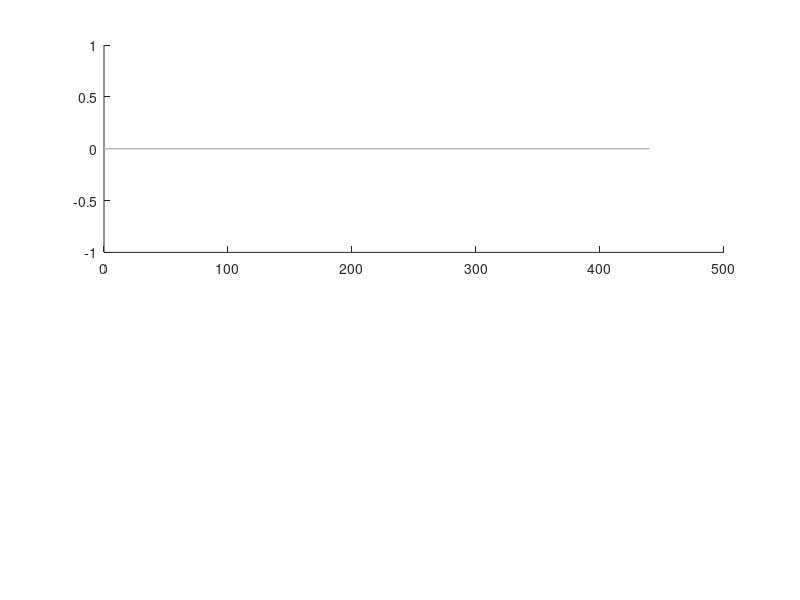

Reproduce this figure in MATLAB. (Note: this script raises an error after producing the figure.)
% closely follows d1_fig5_0_GCB.m, and based on d1_fig5_1_GCB_ori.m



%% visualization

figure('Position',[10,10,700,700]);

%% subplot 1 -> tropical and boreal difference (?)
% no illustration of the equilibrium balls

a1 = subplot(2,1,1);
p0 = line([0 440],[0 0],'Color',[0.7 0.7 0.7],'LineWidth',1);
hold on;

% area
[~, aa_trop1, aa_trop2] = anomaly(CO2_2100_ts_y(sort_index_cdr,1),cdr_NBP_KG_ts(sort_index_cdr + 9,1),'color','none','top','none','bottom',[218 158 132]/255);
[~, aa_bor1, aa_bor2] = anomaly(CO2_2100_ts_y(sort_index_cdr,1),cdr_NBP_KG_ts(sort_index_cdr + 9,4),'color','none','top','none','bottom',[0.3 0.3 0.4]);
aa_trop2.FaceAlpha = 0.5;
aa_bor2.FaceAlpha = 0.5;

% cesm: ts of hist (cesm) tropical and boreal NBP against CO2 concentrations
% 1: tropical, 4: boreal
% pp1 = plot(co2_sorted,cesm_NBP_KG_ts(co2_I,1),'Color',[0.6 0.6 0.6],'LineWidth',0.7);
% pp2 = plot(co2_sorted,cesm_NBP_KG_ts(co2_I,4),'Color',[0.2 0.2 0.2],'LineWidth',0.7);
pp1 = plot(co2_sorted,cesm_NBP_KG_ts(co2_I,1),'Color',[218 158 132]/255,'LineWidth',0.8);
pp2 = plot(co2_sorted,cesm_NBP_KG_ts(co2_I,4),'Color',[0.3 0.3 0.4],'LineWidth',0.7);

% cdr
% tropcial
ss_trop = scatter(CO2_2100_ts_y,cdr_NBP_KG_ts(10:86,1),'filled');
ss_trop.MarkerEdgeColor = 'none';
ss_trop.MarkerFaceColor = [186 94 82]/255;
ss_trop.MarkerFaceAlpha = 0.7;
ss_trop.SizeData = 10;
% boreal
ss_bore = scatter(CO2_2100_ts_y,cdr_NBP_KG_ts(10:86,4),'filled');
ss_bore.MarkerEdgeColor = 'none';
ss_bore.MarkerFaceColor = [0.5 0.5 0.5];
ss_bore.MarkerFaceAlpha = 0.7;
ss_bore.SizeData = 10;

% other setting
xlim([280 430]);
ylim([-25 10]);
yticks([-25 -20:10:10]);
a1.YGrid = 'on';
xlabel('Atmospheric CO_2 concentration (ppm)');
ylabel('NBP (GtC/year)');

% legend
ll = legend([pp1, ss_trop, pp2, ss_bore], ...
    {'Tropical NBP in CESM historical & SSP1-2.6', ...
    'Tropical NBP (after CDR)', ...
    'Boreal NBP in CESM historical & SSP1-2.6' , ...
    'Boreal NBP (after CDR)'
    });
ll.Color = 'none';
ll.EdgeColor = 'none';
ll.Location = 'southeast';
ll.FontSize = 11;

% title
% tt = title('(a)','FontSize',12);
tt = title('A','FontSize',13,'FontWeight','bold');
tt.Units = 'Normalize';
tt.Position(1) = 0;
tt.HorizontalAlignment = 'left';

%% subplot 2

a2 = subplot(2,1,2);
p0 = line([0 440],[0 0],'Color',[0.7 0.7 0.7],'LineWidth',1);
hold on;

% area
[~, aa_hist1, aa_hist2] = anomaly(co2_sorted,hist_NBP(co2_I,1),'color','none','top',[34 200 0]/255,'bottom','none');
[~, aa_cdr1, aa_cdr2] = anomaly(CO2_2100_ts_y(sort_index_cdr,1),NBP_2100_ts_y(sort_index_cdr,1),'color','none','top','none','bottom',[154 99 235]/255);
aa_hist1.FaceAlpha = 0.5;   % hist1 is positive
aa_cdr2.FaceAlpha = 0.5;    % cdr2 is negative
pp_GCB = plot(co2_sorted,hist_NBP(co2_I,1),'Color',[0.1 0.1 0.1],'LineWidth',0.7);

% line
pp = plot(co2_sorted,cesm_NBP_ts(co2_I,1),'Color',[0.6 0.6 0.6],'LineWidth',0.7);

% scatter: CDR
ss1 = scatter(CO2_2100_ts_y,NBP_2100_ts_y,'filled');
ss1.MarkerEdgeColor = 'none';
ss1.MarkerFaceColor = [154 99 235]/255;
ss1.MarkerFaceAlpha = 0.8;
ss1.SizeData = 10;

% other setting
xlim([280 430]);
ylim([-12 4]);
yticks(-12:4:4);
a2.YGrid = 'on';
xlabel('Atmospheric CO_2 concentration (ppm)');
ylabel('NBP (GtC/year)');

% legend
ll = legend([pp_GCB, pp, ss1, aa_hist1, aa_cdr2], ...
    {'Global carbon project', ...
    'CESM historical & SSP1-2.6', ...
    'NBP during 2024-2100 (after CDR)' , ...
    'C uptake (till 2022): 64 GtC', ...
    'C release (after CDR): 54.2 GtC'   
    });
ll.Color = 'none';
ll.EdgeColor = 'none';
ll.Location = 'southeast';
ll.FontSize = 11;

% title
tt = title('B','FontSize',13,'FontWeight','bold');
tt.Units = 'Normalize';
tt.Position(1) = 0;
tt.HorizontalAlignment = 'left';












